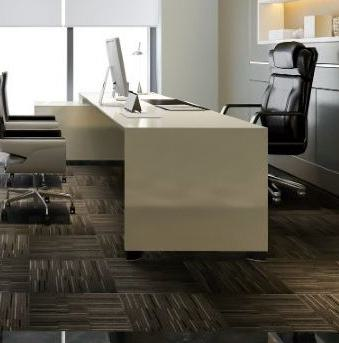
#> input picture Image test/1_office_cropped_image3.jpg, 339 x 343 px, given in place of 1_office.png, which was not available
$ python image_cut_and_select.py
#> lines starting #> are read from the running program, lines starting #| are printed output that depends on the picture
import matplotlib.pyplot as plt
from matplotlib.widgets import RectangleSelector
from PIL import Image
import os

filename = 'position of cropped image.txt'
logFile = open('./' + filename, 'w')
logFile.write('image\tevent\n')

# Function to be executed after selection
def onselect(eclick, erelease):
    # Obtain (xmin, xmax, ymin, ymax) values
    extent = rect_selector.extents
    logFile.write(str(img) +'\t'+ str(extent) + '\n')
    print("Extents: ", extent)

    # Crop the image using the selected region
    cropped_image = image.crop((extent[0], extent[2], extent[1], extent[3]))

    # Save the cropped image
    cropped_image.save('./{}_cropped_image3.jpg'.format(img))

    # Display the cropped image
    plt.figure()
    plt.imshow(cropped_image)
    plt.title('Cropped Image')
    plt.show()

image_path = './'
imgname = ['1_office','3_office','21_city']
for img in imgname:
    # Load an example image
      # Replace with the path to your image
    image = Image.open(image_path + img + '.png')
#> image is the input picture: PIL image 339x343 RGB; mean R, G, B 111.5, 106.8, 96.3


    # Plot the original image
    fig, ax = plt.subplots()
    fig.set_size_inches(10.666666666666666, 8, forward=True)
    ax.imshow(image)

    plt.title('Original Image')


    # Define a RectangleSelector at given axes ax.
    # It calls a function named 'onselect' when the selection is completed.
    # Rectangular box is drawn to show the selected region.
    rect_selector = RectangleSelector(ax, onselect, button=[1])
    rectprops={'visible': False}

    # Display the plot
    plt.show()
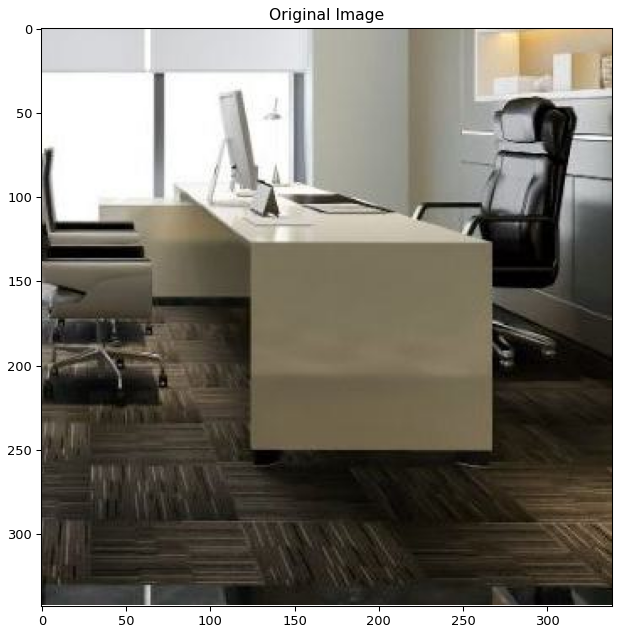
#> figure drawn by matplotlib, 1 panel
    plt.pause(6)
    plt.close()
    plt.close(fig)
#> pass 2 of the loop `for img in imgname:`:
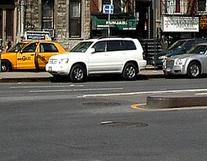
#> input picture Image test/21_city_cropped_image3.jpg, 207 x 161 px, given in place of 3_office.png, which was not available
#> image is the input picture: PIL image 207x161 RGB; mean R, G, B 98.4, 95.5, 88.5
#> `plt.show()`:
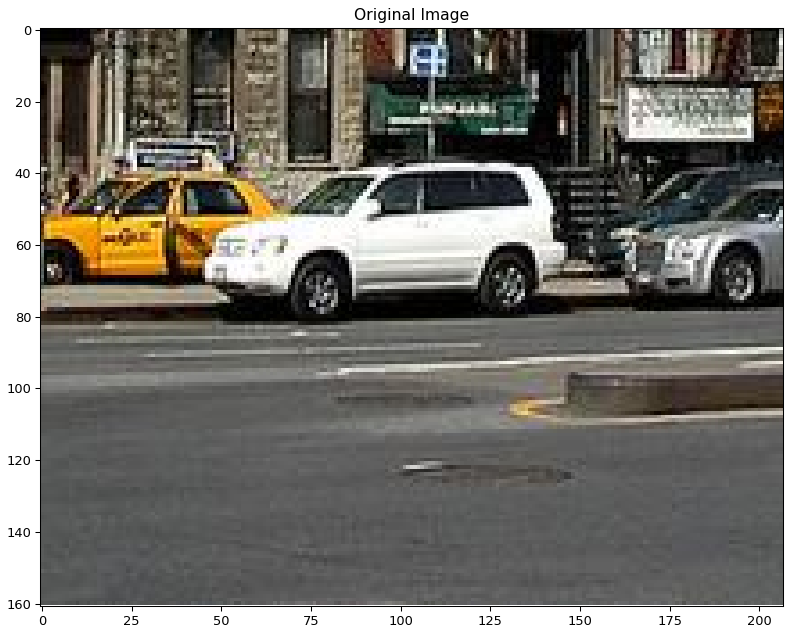
#> figure drawn by matplotlib, 1 panel


logFile.close()
